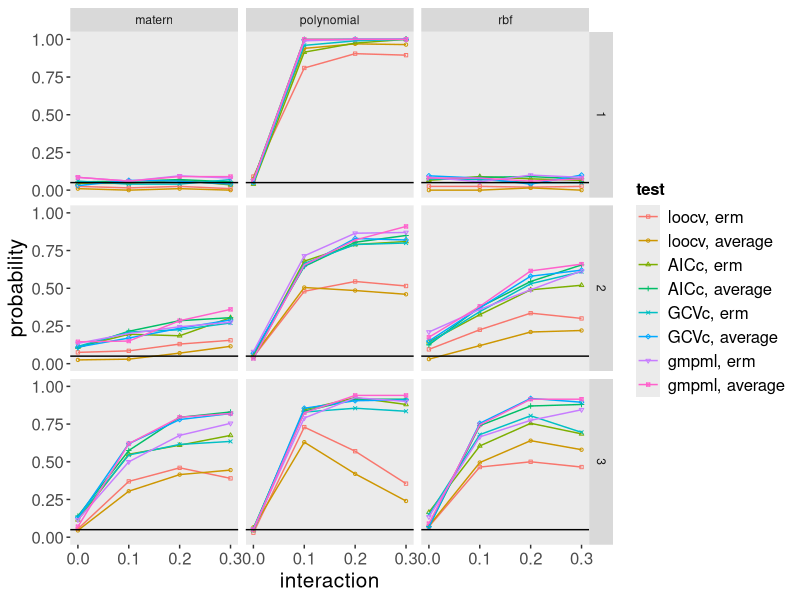

Write the R code that produced this figure.
# plot
setwd('/Users/iristeng/Desktop/KMR/KMR0511/output')
library(ggplot2)
file <- read.table("simulation_power_2.txt")
colnames(file) <- c('int.effect', 'method', 'mode', 'strategy', 'n', 'power')
file$p <- rep(rep(1:3, rep(32, 3)), 3)
file$para <- c(rep(paste0("p=", 1:3), rep(32, 3)), 
               rep(paste0("l=", c(0.5, 1, 1.5)), rep(32, 3)), 
               rep(paste0("nu=", c(0.5, 1.5, 2.5), ", l=", c(0.5, 1, 1.5)), 
                   rep(32, 3)))

file$test <- ifelse(file$mode == 'loocv' & file$strategy == 'loocv', 1, 
                    ifelse(file$mode == 'loocv' & file$strategy == 'average', 2, 
                           ifelse(file$mode == 'AICc' & file$strategy == 'loocv', 3, 
                                  ifelse(file$mode == 'AICc' & file$strategy == 'average', 4, 
                                         ifelse(file$mode == 'GCVc' & file$strategy == 'loocv', 5, 
                                                ifelse(file$mode == 'GCVc' & file$strategy == 'average', 6, 
                                                       ifelse(file$mode == 'gmpml' & file$strategy == 'loocv', 7, 8)))))))

file$test <- factor(file$test, levels = 1:8,
                          labels = c('loocv, erm','loocv, average',
                                     'AICc, erm','AICc, average',
                                     'GCVc, erm','GCVc, average',
                                     'gmpml, erm','gmpml, average'))
file$p <- as.factor(file$p)
file$method <- as.factor(file$method)
ggplot(data = file, aes(x = int.effect, y = power, shape = test, color = test))+
  geom_point(size = 0.8) + geom_line() +
  scale_shape_manual(values = seq(0, 8)) + 
  geom_hline(yintercept = 0.05) + facet_grid(p ~ method)+
  labs(x = 'interaction', y = 'probability') +
  theme_set(theme_bw()) + theme(panel.grid = element_blank()) + 
  theme(axis.title.x = element_text(size = 15), axis.title.y = element_text(size = 15), 
        plot.title = element_text(size = 16), axis.text.x=element_text(size = 12), 
        axis.text.y=element_text(size = 12), panel.grid =element_blank()) + 
  theme(legend.title = element_text(size = 12, face = "bold")) +
  theme(legend.text = element_text(size = 12))

## 11:9